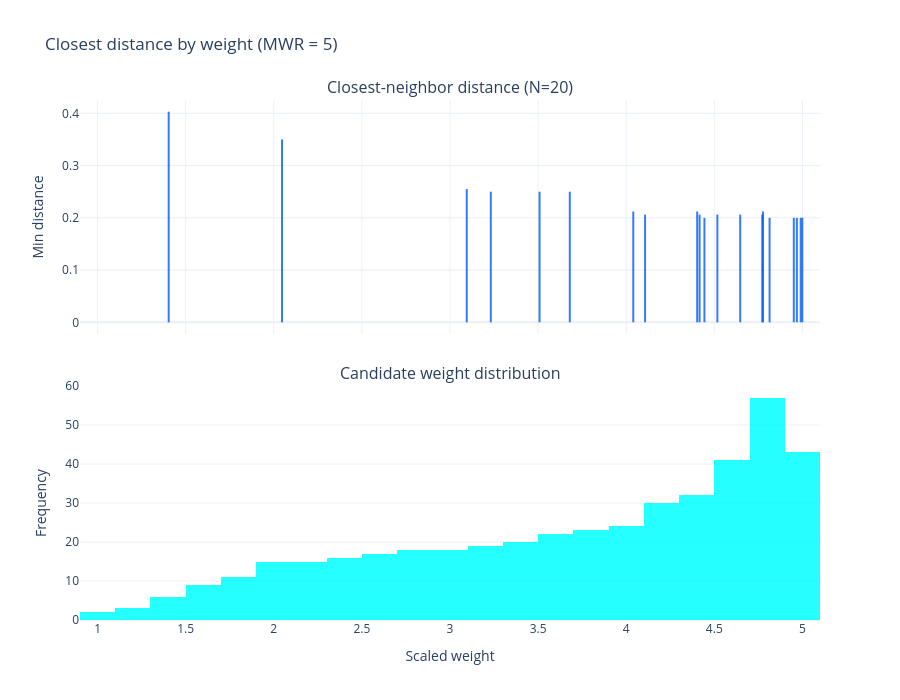

Notebook cell for this chart:
### Markdown cell above
## 3. Closest-Distance-by-Weight (CDBW) and pairwise plots

The CDBW plot has two parts: the lower histogram shows the candidate weights
scaled into ``[1, MWR]``, and the upper panel draws one vertical line per design
point at its (scaled) weight — showing how much emphasis the design placed on
high-weight points. As MWR grows, the selected points shift toward the maximum
weight.

### Code cell
def cdbw(mwr):
    result = results[mwr]
    return plot_nonuniform_weights(
        result.scaled_design[["X1", "X2"]].to_numpy(),
        result.scaled_design["RawWT"].to_numpy(),
        scale_weights(candidate["RawWT"].to_numpy(), method="direct_mwr", mwr=mwr),
        title=f"Closest distance by weight (MWR = {mwr})",
    )

cdbw(5)

### Figure 1 — Plotly figure (JSON) as saved in the notebook; plotly's stock layout.template omitted (floating-point values rounded to 4 significant figures; data arrays with more than 128 entries replaced by an {"elided": "..."} marker saying what was removed)
{"data": [{"line": {"color": "rgba(0, 90, 255, 0.80)", "width": 2}, "mode": "lines", "showlegend": false, "type": "scatter", "x": [4.647, 4.647], "xaxis": "x", "y": [0, 0.2062], "yaxis": "y"}, {"line": {"color": "rgba(0, 90, 255, 0.80)", "width": 2}, "mode": "lines", "showlegend": false, "type": "scatter", "x": [1.403, 1.403], "xaxis": "x", "y": [0, 0.4031], "yaxis": "y"}, {"line": {"color": "rgba(0, 90, 255, 0.80)", "width": 2}, "mode": "lines", "showlegend": false, "type": "scatter", "x": [4.417, 4.417], "xaxis": "x", "y": [0, 0.2062], "yaxis": "y"}, {"line": {"color": "rgba(0, 90, 255, 0.80)", "width": 2}, "mode": "lines", "showlegend": false, "type": "scatter", "x": [4.403, 4.403], "xaxis": "x", "y": [0, 0.2121], "yaxis": "y"}, {"line": {"color": "rgba(0, 90, 255, 0.80)", "width": 2}, "mode": "lines", "showlegend": false, "type": "scatter", "x": [4.814, 4.814], "xaxis": "x", "y": [0, 0.2], "yaxis": "y"}, {"line": {"color": "rgba(0, 90, 255, 0.80)", "width": 2}, "mode": "lines", "showlegend": false, "type": "scatter", "x": [3.095, 3.095], "xaxis": "x", "y": [0, 0.255], "yaxis": "y"}, {"line": {"color": "rgba(0, 90, 255, 0.80)", "width": 2}, "mode": "lines", "showlegend": false, "type": "scatter", "x": [4.107, 4.107], "xaxis": "x", "y": [0, 0.2062], "yaxis": "y"}, {"line": {"color": "rgba(0, 90, 255, 0.80)", "width": 2}, "mode": "lines", "showlegend": false, "type": "scatter", "x": [4.04, 4.04], "xaxis": "x", "y": [0, 0.2121], "yaxis": "y"}, {"line": {"color": "rgba(0, 90, 255, 0.80)", "width": 2}, "mode": "lines", "showlegend": false, "type": "scatter", "x": [4.999, 4.999], "xaxis": "x", "y": [0, 0.2], "yaxis": "y"}, {"line": {"color": "rgba(0, 90, 255, 0.80)", "width": 2}, "mode": "lines", "showlegend": false, "type": "scatter", "x": [4.772, 4.772], "xaxis": "x", "y": [0, 0.2062], "yaxis": "y"}, {"line": {"color": "rgba(0, 90, 255, 0.80)", "width": 2}, "mode": "lines", "showlegend": false, "type": "scatter", "x": [3.232, 3.232], "xaxis": "x", "y": [0, 0.25], "yaxis": "y"}, {"line": {"color": "rgba(0, 90, 255, 0.80)", "width": 2}, "mode": "lines", "showlegend": false, "type": "scatter", "x": [4.969, 4.969], "xaxis": "x", "y": [0, 0.2], "yaxis": "y"}, {"line": {"color": "rgba(0, 90, 255, 0.80)", "width": 2}, "mode": "lines", "showlegend": false, "type": "scatter", "x": [4.444, 4.444], "xaxis": "x", "y": [0, 0.2], "yaxis": "y"}, {"line": {"color": "rgba(0, 90, 255, 0.80)", "width": 2}, "mode": "lines", "showlegend": false, "type": "scatter", "x": [4.951, 4.951], "xaxis": "x", "y": [0, 0.2], "yaxis": "y"}, {"line": {"color": "rgba(0, 90, 255, 0.80)", "width": 2}, "mode": "lines", "showlegend": false, "type": "scatter", "x": [3.508, 3.508], "xaxis": "x", "y": [0, 0.25], "yaxis": "y"}, {"line": {"color": "rgba(0, 90, 255, 0.80)", "width": 2}, "mode": "lines", "showlegend": false, "type": "scatter", "x": [2.046, 2.046], "xaxis": "x", "y": [0, 0.35], "yaxis": "y"}, {"line": {"color": "rgba(0, 90, 255, 0.80)", "width": 2}, "mode": "lines", "showlegend": false, "type": "scatter", "x": [4.99, 4.99], "xaxis": "x", "y": [0, 0.2], "yaxis": "y"}, {"line": {"color": "rgba(0, 90, 255, 0.80)", "width": 2}, "mode": "lines", "showlegend": false, "type": "scatter", "x": [4.776, 4.776], "xaxis": "x", "y": [0, 0.2121], "yaxis": "y"}, {"line": {"color": "rgba(0, 90, 255, 0.80)", "width": 2}, "mode": "lines", "showlegend": false, "type": "scatter", "x": [4.518, 4.518], "xaxis": "x", "y": [0, 0.2062], "yaxis": "y"}, {"line": {"color": "rgba(0, 90, 255, 0.80)", "width": 2}, "mode": "lines", "showlegend": false, "type": "scatter", "x": [3.68, 3.68], "xaxis": "x", "y": [0, 0.25], "yaxis": "y"}, {"marker": {"color": "rgba(0, 255, 255, 1.0)"}, "opacity": 0.85, "showlegend": false, "type": "histogram", "x": {"elided": "441 float values"}, "xaxis": "x2", "yaxis": "y2"}], "layout": {"annotations": [{"font": {"size": 16}, "showarrow": false, "text": "Closest-neighbor distance (N=20)", "x": 0.5, "xanchor": "center", "xref": "paper", "y": 1, "yanchor": "bottom", "yref": "paper"}, {"font": {"size": 16}, "showarrow": false, "text": "Candidate weight distribution", "x": 0.5, "xanchor": "center", "xref": "paper", "y": 0.45, "yanchor": "bottom", "yref": "paper"}], "height": 700, "title": {"text": "Closest distance by weight (MWR = 5)"}, "width": 900, "xaxis": {"anchor": "y", "domain": [0, 1], "matches": "x2", "showticklabels": false}, "xaxis2": {"anchor": "y2", "domain": [0, 1], "title": {"text": "Scaled weight"}}, "yaxis": {"anchor": "x", "domain": [0.55, 1], "title": {"text": "Min distance"}}, "yaxis2": {"anchor": "x2", "domain": [0, 0.45], "title": {"text": "Frequency"}}}}
